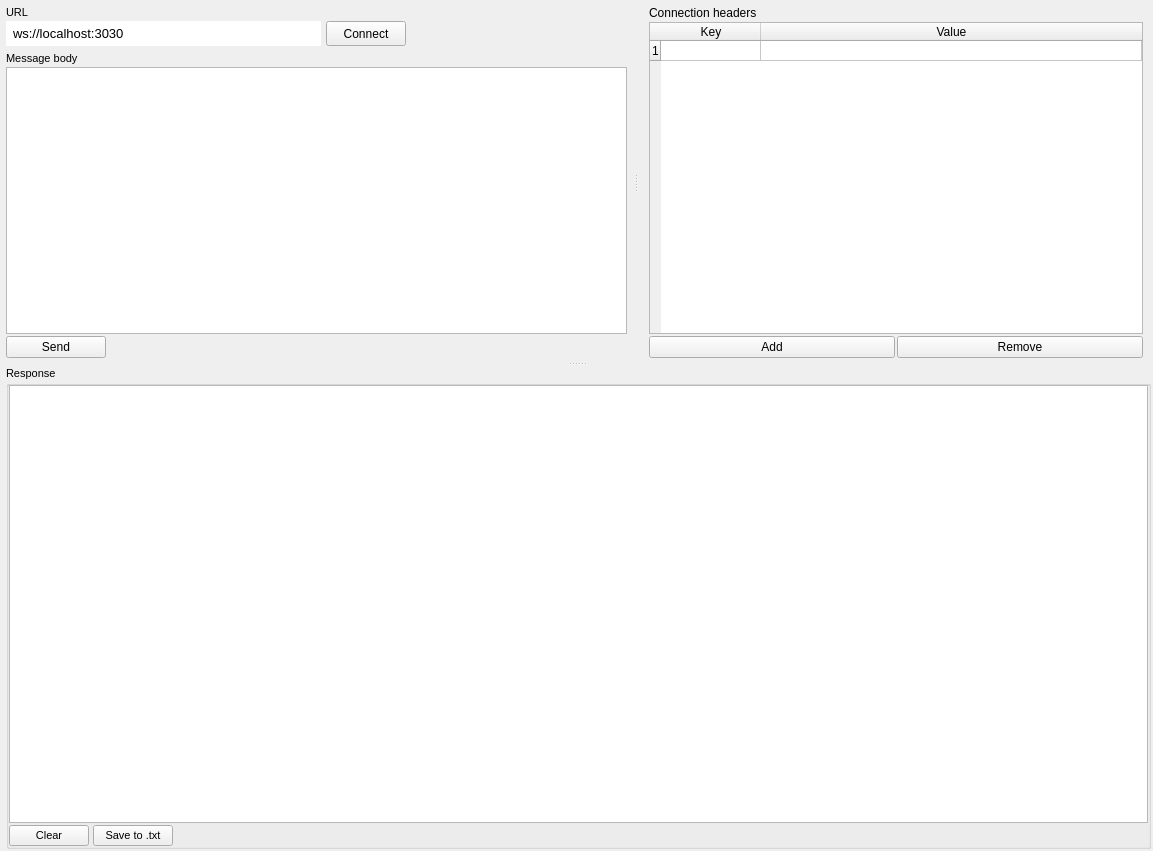
<?xml version="1.0" encoding="UTF-8"?>
<ui version="4.0">
 <class>WSClientTabWidget</class>
 <widget class="QWidget" name="WSClientTabWidget">
  <property name="geometry">
   <rect>
    <x>0</x>
    <y>0</y>
    <width>1153</width>
    <height>851</height>
   </rect>
  </property>
  <property name="font">
   <font>
    <family>Segoe UI</family>
   </font>
  </property>
  <property name="windowTitle">
   <string>Form</string>
  </property>
  <layout class="QGridLayout" name="gridLayout_5">
   <property name="leftMargin">
    <number>2</number>
   </property>
   <property name="topMargin">
    <number>2</number>
   </property>
   <property name="rightMargin">
    <number>2</number>
   </property>
   <property name="bottomMargin">
    <number>2</number>
   </property>
   <property name="spacing">
    <number>2</number>
   </property>
   <item row="0" column="0">
    <widget class="QSplitter" name="splitter_2">
     <property name="orientation">
      <enum>Qt::Vertical</enum>
     </property>
     <widget class="QSplitter" name="splitter">
      <property name="frameShape">
       <enum>QFrame::NoFrame</enum>
      </property>
      <property name="orientation">
       <enum>Qt::Horizontal</enum>
      </property>
      <property name="handleWidth">
       <number>10</number>
      </property>
      <widget class="QWidget" name="gridLayoutWidget_3">
       <layout class="QGridLayout" name="LeftGrid">
        <property name="leftMargin">
         <number>0</number>
        </property>
        <property name="topMargin">
         <number>0</number>
        </property>
        <property name="rightMargin">
         <number>0</number>
        </property>
        <property name="bottomMargin">
         <number>0</number>
        </property>
        <property name="spacing">
         <number>0</number>
        </property>
        <item row="0" column="0">
         <widget class="QFrame" name="frame_3">
          <property name="minimumSize">
           <size>
            <width>0</width>
            <height>0</height>
           </size>
          </property>
          <property name="frameShape">
           <enum>QFrame::NoFrame</enum>
          </property>
          <property name="frameShadow">
           <enum>QFrame::Plain</enum>
          </property>
          <layout class="QGridLayout" name="gridLayout_8">
           <property name="leftMargin">
            <number>4</number>
           </property>
           <property name="topMargin">
            <number>2</number>
           </property>
           <property name="rightMargin">
            <number>4</number>
           </property>
           <property name="bottomMargin">
            <number>2</number>
           </property>
           <property name="spacing">
            <number>2</number>
           </property>
           <item row="0" column="0">
            <widget class="QFrame" name="frame">
             <property name="minimumSize">
              <size>
               <width>300</width>
               <height>0</height>
              </size>
             </property>
             <property name="maximumSize">
              <size>
               <width>400</width>
               <height>50</height>
              </size>
             </property>
             <property name="frameShape">
              <enum>QFrame::NoFrame</enum>
             </property>
             <property name="frameShadow">
              <enum>QFrame::Plain</enum>
             </property>
             <property name="lineWidth">
              <number>0</number>
             </property>
             <layout class="QGridLayout" name="gridLayout_2">
              <property name="leftMargin">
               <number>0</number>
              </property>
              <property name="topMargin">
               <number>2</number>
              </property>
              <property name="rightMargin">
               <number>0</number>
              </property>
              <property name="bottomMargin">
               <number>2</number>
              </property>
              <property name="horizontalSpacing">
               <number>5</number>
              </property>
              <property name="verticalSpacing">
               <number>2</number>
              </property>
              <item row="3" column="2">
               <widget class="QPushButton" name="connectBtn">
                <property name="minimumSize">
                 <size>
                  <width>0</width>
                  <height>25</height>
                 </size>
                </property>
                <property name="font">
                 <font>
                  <family>Segoe UI</family>
                  <pointsize>9</pointsize>
                  <weight>50</weight>
                  <bold>false</bold>
                 </font>
                </property>
                <property name="styleSheet">
                 <string notr="true"/>
                </property>
                <property name="text">
                 <string>Connect</string>
                </property>
               </widget>
              </item>
              <item row="3" column="0">
               <widget class="QLineEdit" name="urlTextInput">
                <property name="minimumSize">
                 <size>
                  <width>0</width>
                  <height>25</height>
                 </size>
                </property>
                <property name="font">
                 <font>
                  <family>Segoe UI</family>
                  <pointsize>10</pointsize>
                  <weight>50</weight>
                  <bold>false</bold>
                  <underline>false</underline>
                  <stylestrategy>PreferAntialias</stylestrategy>
                 </font>
                </property>
                <property name="styleSheet">
                 <string notr="true">QLineEdit {
 padding-left: 5px;
 border-radius: 0px;
}</string>
                </property>
                <property name="inputMask">
                 <string/>
                </property>
                <property name="text">
                 <string extracomment="ws://localhost:3030">ws://localhost:3030</string>
                </property>
                <property name="placeholderText">
                 <string>ws://localhost:3030</string>
                </property>
                <property name="cursorMoveStyle">
                 <enum>Qt::LogicalMoveStyle</enum>
                </property>
               </widget>
              </item>
              <item row="1" column="0">
               <widget class="QLabel" name="label">
                <property name="sizePolicy">
                 <sizepolicy hsizetype="Preferred" vsizetype="Fixed">
                  <horstretch>0</horstretch>
                  <verstretch>0</verstretch>
                 </sizepolicy>
                </property>
                <property name="maximumSize">
                 <size>
                  <width>16777215</width>
                  <height>20</height>
                 </size>
                </property>
                <property name="font">
                 <font>
                  <family>Segoe UI</family>
                  <pointsize>8</pointsize>
                  <weight>50</weight>
                  <bold>false</bold>
                 </font>
                </property>
                <property name="text">
                 <string>URL</string>
                </property>
               </widget>
              </item>
             </layout>
            </widget>
           </item>
           <item row="1" column="0">
            <widget class="QFrame" name="frame_2">
             <property name="minimumSize">
              <size>
               <width>0</width>
               <height>0</height>
              </size>
             </property>
             <property name="maximumSize">
              <size>
               <width>16777215</width>
               <height>16777215</height>
              </size>
             </property>
             <property name="frameShape">
              <enum>QFrame::NoFrame</enum>
             </property>
             <property name="frameShadow">
              <enum>QFrame::Sunken</enum>
             </property>
             <property name="lineWidth">
              <number>0</number>
             </property>
             <layout class="QGridLayout" name="gridLayout_3">
              <property name="leftMargin">
               <number>0</number>
              </property>
              <property name="topMargin">
               <number>2</number>
              </property>
              <property name="rightMargin">
               <number>0</number>
              </property>
              <property name="bottomMargin">
               <number>2</number>
              </property>
              <property name="horizontalSpacing">
               <number>0</number>
              </property>
              <property name="verticalSpacing">
               <number>2</number>
              </property>
              <item row="2" column="3">
               <spacer name="horizontalSpacer_2">
                <property name="orientation">
                 <enum>Qt::Horizontal</enum>
                </property>
                <property name="sizeHint" stdset="0">
                 <size>
                  <width>40</width>
                  <height>20</height>
                 </size>
                </property>
               </spacer>
              </item>
              <item row="2" column="2">
               <widget class="QPushButton" name="sendMessageBtn">
                <property name="sizePolicy">
                 <sizepolicy hsizetype="Minimum" vsizetype="Preferred">
                  <horstretch>0</horstretch>
                  <verstretch>0</verstretch>
                 </sizepolicy>
                </property>
                <property name="minimumSize">
                 <size>
                  <width>100</width>
                  <height>0</height>
                 </size>
                </property>
                <property name="font">
                 <font>
                  <family>Segoe UI</family>
                  <pointsize>9</pointsize>
                  <weight>50</weight>
                  <bold>false</bold>
                 </font>
                </property>
                <property name="styleSheet">
                 <string notr="true"/>
                </property>
                <property name="text">
                 <string>Send</string>
                </property>
                <property name="autoRepeat">
                 <bool>false</bool>
                </property>
               </widget>
              </item>
              <item row="0" column="0" colspan="3">
               <widget class="QLabel" name="label_2">
                <property name="maximumSize">
                 <size>
                  <width>16777215</width>
                  <height>25</height>
                 </size>
                </property>
                <property name="font">
                 <font>
                  <family>Segoe UI</family>
                  <pointsize>8</pointsize>
                  <weight>50</weight>
                  <bold>false</bold>
                 </font>
                </property>
                <property name="text">
                 <string>Message body</string>
                </property>
               </widget>
              </item>
              <item row="1" column="1" colspan="3">
               <widget class="QTextEdit" name="messageTextInput">
                <property name="minimumSize">
                 <size>
                  <width>0</width>
                  <height>50</height>
                 </size>
                </property>
                <property name="maximumSize">
                 <size>
                  <width>16777215</width>
                  <height>16777215</height>
                 </size>
                </property>
                <property name="font">
                 <font>
                  <family>JetBrains Mono</family>
                  <pointsize>9</pointsize>
                  <weight>50</weight>
                  <bold>false</bold>
                 </font>
                </property>
                <property name="styleSheet">
                 <string notr="true"/>
                </property>
                <property name="frameShadow">
                 <enum>QFrame::Plain</enum>
                </property>
                <property name="horizontalScrollBarPolicy">
                 <enum>Qt::ScrollBarAsNeeded</enum>
                </property>
                <property name="sizeAdjustPolicy">
                 <enum>QAbstractScrollArea::AdjustToContents</enum>
                </property>
                <property name="textInteractionFlags">
                 <set>Qt::LinksAccessibleByKeyboard|Qt::LinksAccessibleByMouse|Qt::TextBrowserInteraction|Qt::TextEditable|Qt::TextEditorInteraction|Qt::TextSelectableByKeyboard|Qt::TextSelectableByMouse</set>
                </property>
               </widget>
              </item>
             </layout>
            </widget>
           </item>
          </layout>
         </widget>
        </item>
       </layout>
      </widget>
      <widget class="QWidget" name="gridLayoutWidget_4">
       <layout class="QGridLayout" name="RightGrid">
        <property name="leftMargin">
         <number>4</number>
        </property>
        <property name="topMargin">
         <number>2</number>
        </property>
        <property name="rightMargin">
         <number>4</number>
        </property>
        <property name="bottomMargin">
         <number>2</number>
        </property>
        <property name="spacing">
         <number>2</number>
        </property>
        <item row="1" column="1">
         <widget class="QFrame" name="frame_4">
          <property name="maximumSize">
           <size>
            <width>16777215</width>
            <height>16777215</height>
           </size>
          </property>
          <property name="frameShape">
           <enum>QFrame::NoFrame</enum>
          </property>
          <property name="frameShadow">
           <enum>QFrame::Plain</enum>
          </property>
          <layout class="QGridLayout" name="gridLayout_9">
           <property name="leftMargin">
            <number>4</number>
           </property>
           <property name="topMargin">
            <number>2</number>
           </property>
           <property name="rightMargin">
            <number>4</number>
           </property>
           <property name="bottomMargin">
            <number>2</number>
           </property>
           <property name="spacing">
            <number>2</number>
           </property>
           <item row="0" column="1">
            <widget class="QLabel" name="label_3">
             <property name="text">
              <string>Connection headers</string>
             </property>
            </widget>
           </item>
           <item row="1" column="1">
            <widget class="QTableWidget" name="tableConnHeadersWidget">
             <property name="minimumSize">
              <size>
               <width>220</width>
               <height>0</height>
              </size>
             </property>
             <property name="maximumSize">
              <size>
               <width>16777215</width>
               <height>16777215</height>
              </size>
             </property>
             <property name="frameShape">
              <enum>QFrame::StyledPanel</enum>
             </property>
             <property name="frameShadow">
              <enum>QFrame::Raised</enum>
             </property>
             <property name="lineWidth">
              <number>1</number>
             </property>
             <property name="horizontalScrollBarPolicy">
              <enum>Qt::ScrollBarAsNeeded</enum>
             </property>
             <property name="sizeAdjustPolicy">
              <enum>QAbstractScrollArea::AdjustToContents</enum>
             </property>
             <property name="editTriggers">
              <set>QAbstractItemView::AnyKeyPressed|QAbstractItemView::CurrentChanged|QAbstractItemView::DoubleClicked|QAbstractItemView::EditKeyPressed</set>
             </property>
             <property name="selectionBehavior">
              <enum>QAbstractItemView::SelectRows</enum>
             </property>
             <property name="textElideMode">
              <enum>Qt::ElideLeft</enum>
             </property>
             <property name="horizontalScrollMode">
              <enum>QAbstractItemView::ScrollPerItem</enum>
             </property>
             <property name="gridStyle">
              <enum>Qt::CustomDashLine</enum>
             </property>
             <property name="rowCount">
              <number>1</number>
             </property>
             <attribute name="horizontalHeaderCascadingSectionResizes">
              <bool>true</bool>
             </attribute>
             <attribute name="horizontalHeaderShowSortIndicator" stdset="0">
              <bool>true</bool>
             </attribute>
             <attribute name="horizontalHeaderStretchLastSection">
              <bool>true</bool>
             </attribute>
             <attribute name="verticalHeaderCascadingSectionResizes">
              <bool>true</bool>
             </attribute>
             <attribute name="verticalHeaderDefaultSectionSize">
              <number>20</number>
             </attribute>
             <attribute name="verticalHeaderShowSortIndicator" stdset="0">
              <bool>true</bool>
             </attribute>
             <attribute name="verticalHeaderStretchLastSection">
              <bool>false</bool>
             </attribute>
             <row/>
             <column>
              <property name="text">
               <string>Key</string>
              </property>
              <property name="font">
               <font>
                <family>Segoe UI</family>
                <stylestrategy>PreferAntialias</stylestrategy>
               </font>
              </property>
             </column>
             <column>
              <property name="text">
               <string>Value</string>
              </property>
             </column>
            </widget>
           </item>
           <item row="2" column="1">
            <layout class="QHBoxLayout" name="horizontalLayout_3">
             <item>
              <widget class="QPushButton" name="addHeaderBtn">
               <property name="font">
                <font>
                 <pointsize>9</pointsize>
                </font>
               </property>
               <property name="text">
                <string>Add</string>
               </property>
              </widget>
             </item>
             <item>
              <widget class="QPushButton" name="removeHeaderBtn">
               <property name="font">
                <font>
                 <pointsize>9</pointsize>
                </font>
               </property>
               <property name="text">
                <string>Remove</string>
               </property>
              </widget>
             </item>
            </layout>
           </item>
          </layout>
         </widget>
        </item>
       </layout>
      </widget>
     </widget>
     <widget class="QWidget" name="gridLayoutWidget_2">
      <layout class="QGridLayout" name="BottomGrid">
       <property name="leftMargin">
        <number>4</number>
       </property>
       <property name="topMargin">
        <number>0</number>
       </property>
       <property name="spacing">
        <number>0</number>
       </property>
       <item row="0" column="0">
        <widget class="QGroupBox" name="groupBox_2">
         <property name="minimumSize">
          <size>
           <width>500</width>
           <height>200</height>
          </size>
         </property>
         <property name="font">
          <font>
           <family>Segoe UI</family>
           <pointsize>8</pointsize>
           <weight>50</weight>
           <bold>false</bold>
          </font>
         </property>
         <property name="title">
          <string>Response</string>
         </property>
         <property name="flat">
          <bool>false</bool>
         </property>
         <layout class="QVBoxLayout" name="verticalLayout_2">
          <property name="spacing">
           <number>2</number>
          </property>
          <property name="leftMargin">
           <number>0</number>
          </property>
          <property name="topMargin">
           <number>0</number>
          </property>
          <property name="rightMargin">
           <number>0</number>
          </property>
          <property name="bottomMargin">
           <number>0</number>
          </property>
          <item>
           <widget class="QPlainTextEdit" name="responsePlainText">
            <property name="minimumSize">
             <size>
              <width>0</width>
              <height>100</height>
             </size>
            </property>
            <property name="font">
             <font>
              <family>Hack</family>
              <pointsize>9</pointsize>
              <weight>50</weight>
              <bold>false</bold>
             </font>
            </property>
            <property name="styleSheet">
             <string notr="true"/>
            </property>
            <property name="frameShape">
             <enum>QFrame::StyledPanel</enum>
            </property>
            <property name="frameShadow">
             <enum>QFrame::Plain</enum>
            </property>
            <property name="lineWidth">
             <number>0</number>
            </property>
            <property name="midLineWidth">
             <number>0</number>
            </property>
            <property name="documentTitle">
             <string/>
            </property>
            <property name="undoRedoEnabled">
             <bool>false</bool>
            </property>
            <property name="readOnly">
             <bool>true</bool>
            </property>
            <property name="tabStopWidth">
             <number>8</number>
            </property>
            <property name="textInteractionFlags">
             <set>Qt::TextSelectableByMouse</set>
            </property>
            <property name="backgroundVisible">
             <bool>false</bool>
            </property>
           </widget>
          </item>
          <item>
           <layout class="QHBoxLayout" name="horizontalLayout_2">
            <property name="spacing">
             <number>4</number>
            </property>
            <property name="sizeConstraint">
             <enum>QLayout::SetMinimumSize</enum>
            </property>
            <item alignment="Qt::AlignLeft|Qt::AlignVCenter">
             <widget class="QPushButton" name="clearResponsesBtn">
              <property name="minimumSize">
               <size>
                <width>80</width>
                <height>0</height>
               </size>
              </property>
              <property name="maximumSize">
               <size>
                <width>900</width>
                <height>16777215</height>
               </size>
              </property>
              <property name="font">
               <font>
                <family>Segoe UI</family>
                <pointsize>8</pointsize>
                <weight>50</weight>
                <bold>false</bold>
               </font>
              </property>
              <property name="text">
               <string>Clear</string>
              </property>
             </widget>
            </item>
            <item alignment="Qt::AlignLeft">
             <widget class="QPushButton" name="saveToTxtBtn">
              <property name="minimumSize">
               <size>
                <width>80</width>
                <height>0</height>
               </size>
              </property>
              <property name="maximumSize">
               <size>
                <width>80</width>
                <height>100</height>
               </size>
              </property>
              <property name="font">
               <font>
                <family>Segoe UI</family>
                <pointsize>8</pointsize>
                <weight>50</weight>
                <bold>false</bold>
               </font>
              </property>
              <property name="layoutDirection">
               <enum>Qt::LeftToRight</enum>
              </property>
              <property name="autoFillBackground">
               <bool>false</bool>
              </property>
              <property name="text">
               <string>Save to .txt</string>
              </property>
              <property name="checkable">
               <bool>false</bool>
              </property>
              <property name="checked">
               <bool>false</bool>
              </property>
              <property name="autoDefault">
               <bool>false</bool>
              </property>
              <property name="default">
               <bool>false</bool>
              </property>
              <property name="flat">
               <bool>false</bool>
              </property>
             </widget>
            </item>
            <item>
             <spacer name="horizontalSpacer">
              <property name="orientation">
               <enum>Qt::Horizontal</enum>
              </property>
              <property name="sizeHint" stdset="0">
               <size>
                <width>40</width>
                <height>20</height>
               </size>
              </property>
             </spacer>
            </item>
           </layout>
          </item>
         </layout>
        </widget>
       </item>
      </layout>
     </widget>
    </widget>
   </item>
  </layout>
 </widget>
 <resources/>
 <connections/>
</ui>
